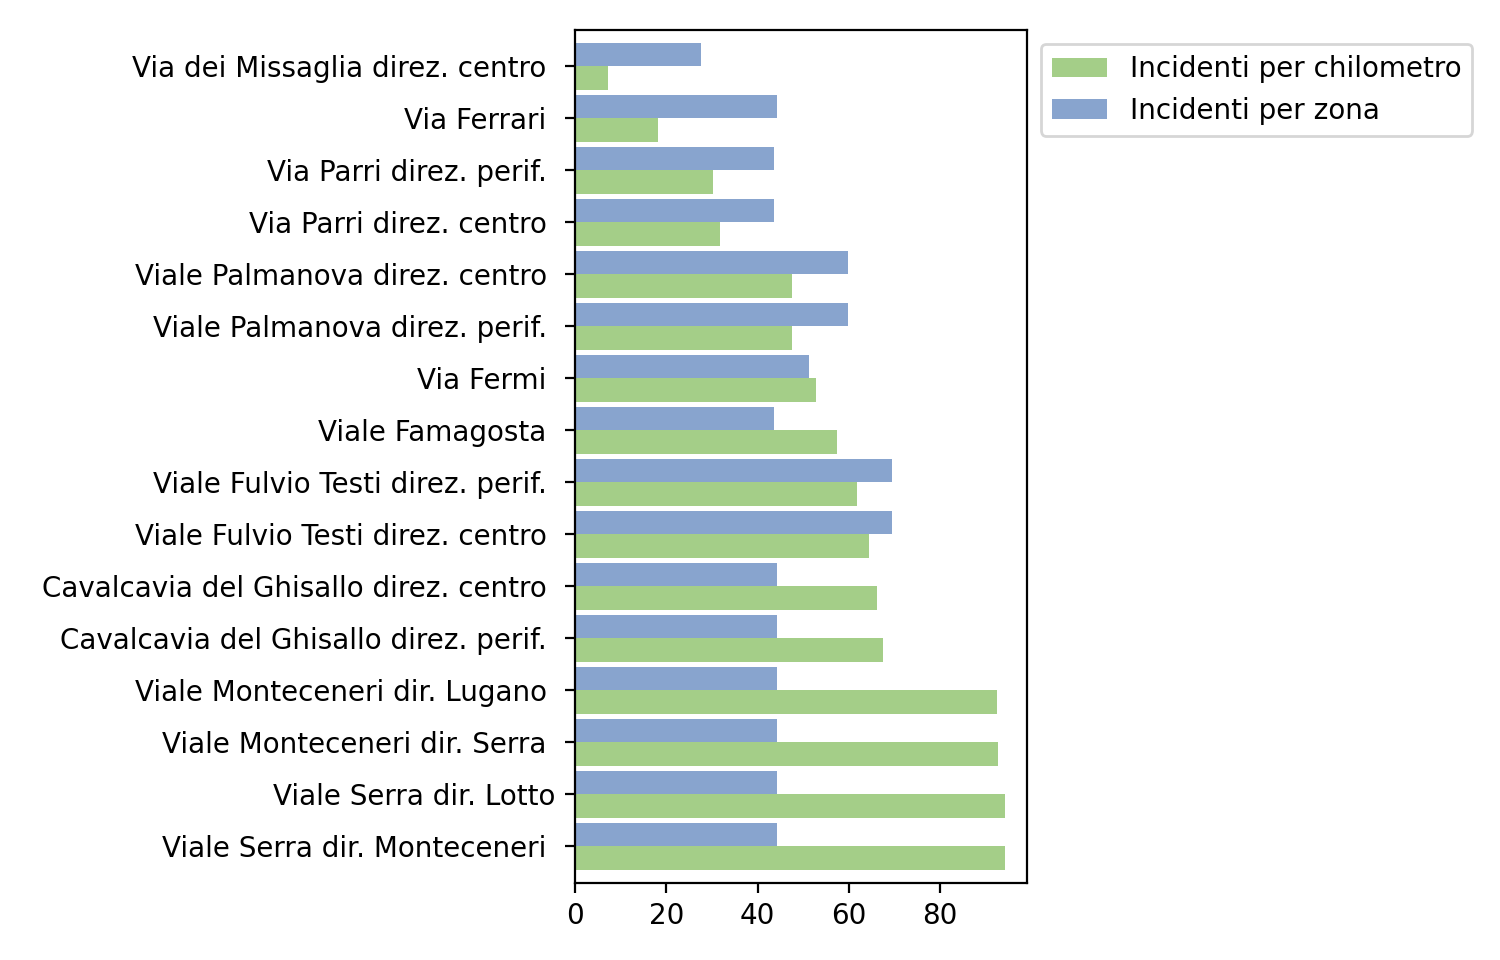

Source code (Python):
import pandas as pd
import matplotlib.pyplot as plt

data = pd.read_csv("dataset/autovelox/conclusioni_autovelox.csv", sep=';')

incremento_percentuale_totale = 0
for km, zona in zip(data['Incidenti per chilometro'], data['Incidenti per zona']): 
    incremento_percentuale = (km - zona) * 100 / zona
    incremento_percentuale_totale += incremento_percentuale

colonne = ['Incidenti per chilometro', 'Incidenti per zona']

data.sort_values(by='Incidenti per chilometro', inplace=True, ascending=False)

data[colonne].plot.barh(color=['#a4ce88', '#88a4ce'], width=0.9)
plt.yticks(range(0, len(data)), data['nome'])
plt.legend(bbox_to_anchor=(1,1), loc="upper left")
plt.tight_layout()
plt.show()
